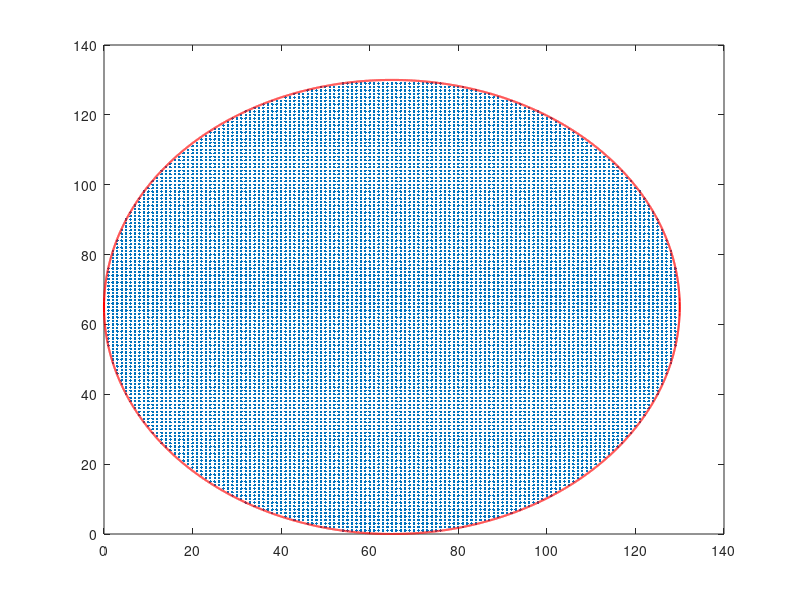

Reproduce this figure in MATLAB.
    r=65;
    
    % vertical grid: Ny
    Ny = floor(r) - 1;
    % Horizontal grid: Nx
    Listx = zeros(2 * Ny + 1, 1);
    delta_r = r - floor(r);

    for index = 1:Ny
        d = r * sqrt(1 - (1 - (index + delta_r) / r )^2);
        Listx(index) = floor(d) * 2 + 1;
    end

    %Limit(2) = (Listx(index) - 1)*step_h/2;
    Listx(Ny + 1) = Listx(Ny);
    Listx(Ny + 2:2 * Ny + 1) = Listx(Ny:-1:1);
    Ny = 2*Ny + 1;

    N = sum(Listx);
    x = zeros(N, 1);
    y = zeros(N, 1);
    maxList = max(Listx);
    k = 1;
    for i = 1:Ny
        for j = 1:Listx(i)
            x(k) = (j - Listx(i) / 2 - 0.5) + r;
            y(k) = r - i - delta_r + r;
            k = k + 1;
        end
    end

    plot(x, y, '.');
    %axis([0,122 0,122]);
    x1 = 0:0.01:130;
    y1 = 65 + sqrt(65^2 - (x1 - 65).^2);
    hold on;
    plot(x1, y1 ,'r', 'LineWidth', 1.5);
    plot(x1, - y1 + 130 ,'r', 'LineWidth', 1.5);